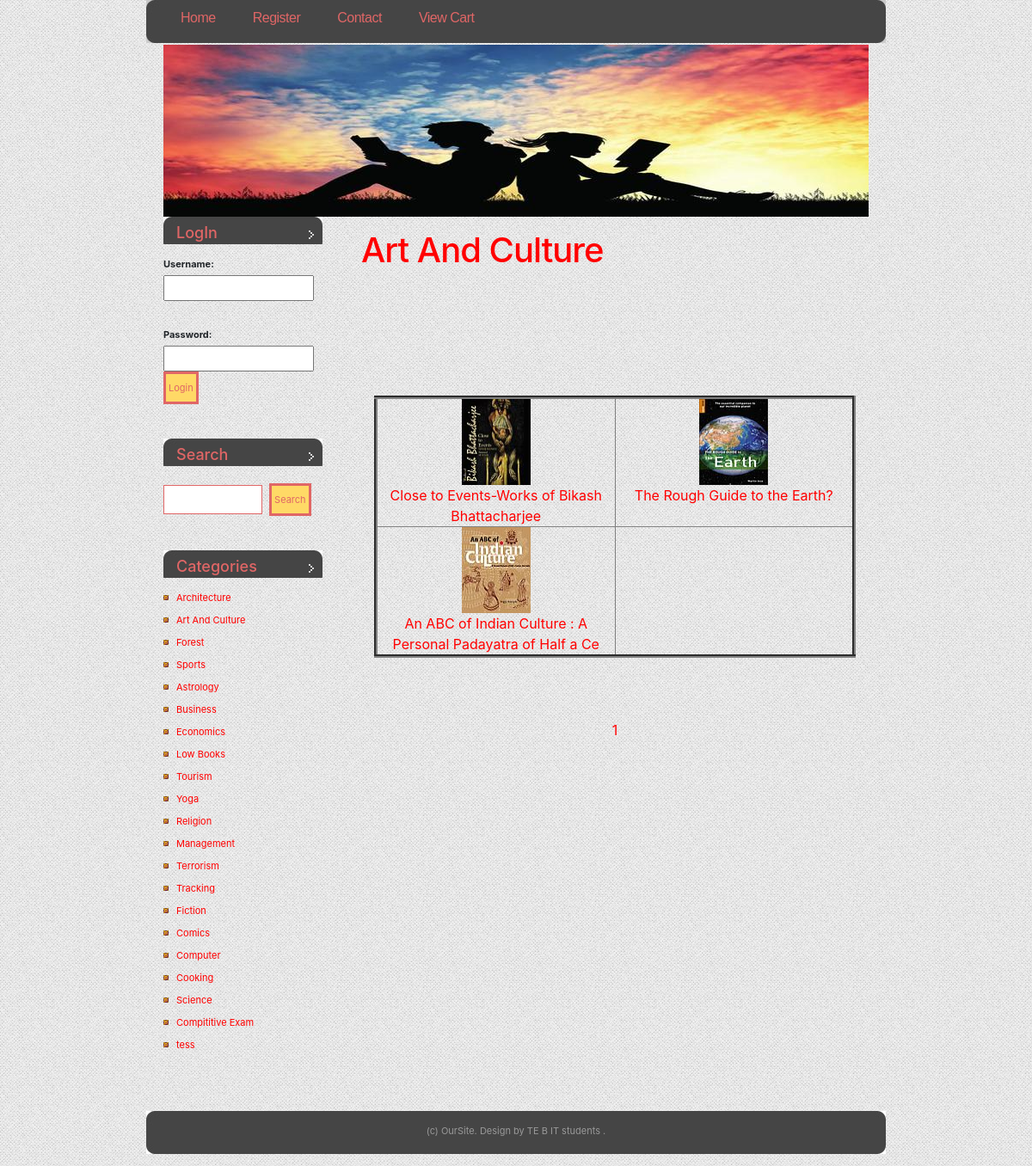
Page /booklist.php?subcatid=2&subcatnm=Art And Culture on the committed database.
### tables this page shows
CREATE TABLE `book` (
  `b_id` int(4) NOT NULL,
  `b_nm` varchar(60) NOT NULL,
  `b_subcat` varchar(25) NOT NULL,
  `b_desc` longtext NOT NULL,
  `b_publisher` varchar(40) NOT NULL,
  `b_edition` varchar(20) NOT NULL,
  `b_isbn` varchar(10) NOT NULL,
  `b_page` int(5) NOT NULL,
  `b_price` int(5) NOT NULL,
  `b_img` longtext NOT NULL,
  `b_pdf` longtext NOT NULL
);

CREATE TABLE `category` (
  `cat_id` int(4) NOT NULL,
  `cat_nm` varchar(30) NOT NULL
);

### includes/search.inc.php (the view, shortened to what this page needs)
<ul>
			<li id="login">
						<?php
						require('includes/config.php');
							if(isset($_SESSION['status']))
							{
								echo '<h2>Hello :  '.$_SESSION['unm'].'</h2>';
							}
							else
							{
								echo '<form action="process_login.php" method="POST">
										<h2>LogIn</h2>
											<b>Username:</b>
											<br><input type="text" name="usernm"><br>
											<br>
											<b>Password:</b>
											<br><input type="password" name="pwd">
											<input type="submit" id="x" value="Login" />
										</form>';
							}
						?>
			</li>
			<li id="search">
				<h2>Search</h2>
				<form method="GET" action="search_result.php">
					<fieldset>
					<input type="text" id="s" name="s" value="" />
					<input type="submit" id="x" value="Search" />
					</fieldset>
				</form>
			</li>
			<li>
				<h2>Categories</h2>
				<ul>
								<?php
										$query="select * from category ";
										$res=mysqli_query($conn,$query);
										while($row = mysqli_fetch_assoc($res))
											{
												echo '<li><a href="subcat.php?cat='.$row['cat_id'].'&catnm='.$row["cat_nm"].'">'.$row["cat_nm"].'</a></li>';
											}
								?>
				</ul>
			</li>
		</ul>

### booklist.php (shortened to what this page needs)
<?php
require('includes/config.php');
	$cat=$_GET['subcatid'];
	$totalq="select count(*) \"total\" from book where b_subcat='$cat'";
	$totalres=mysqli_query($conn,$totalq) or die("Can't Execute Query...");
	$totalrow=mysqli_fetch_assoc($totalres);
	$page_per_page=6;
	$page_total_rec=$totalrow['total'];
	$page_total_page=ceil($page_total_rec/$page_per_page);
	if(!isset($_GET['page']))
	{
		$page_current_page=1;
	}
	else
	{
		$page_current_page=$_GET['page'];
	}
?>
<!DOCTYPE html >
<html >
<head>
		<?php
			include("includes/head.inc.php");
		?>
</head>
<body>
				<div id="header">
					<div id="menu">
						<?php
							include("includes/menu.inc.php");
						?>
					</div>
				</div>
					<div id="logo">
					</div>
				<div id="page">
							<div id="content">
								<div class="post">
									<h1 class="title"><?php echo $_GET['subcatnm'];?></h1>
									<div class="entry">
										<table border="4" width="100%" >
											<br><br><br><br><br>
											<?php
												$k=($page_current_page-1)*$page_per_page;
												$query="select *from book where b_subcat='$cat' LIMIT ".$k .",".$page_per_page;
												$res=mysqli_query($conn,$query) or die("Can't Execute Query...");
												$count=0;
												while($row=mysqli_fetch_assoc($res))
												{
													if($count==0)
													{
														echo '<tr>';
													}
													echo '<td valign="top" width="20%" align="center">
														<a href="detail.php?id='.$row['b_id'].'&cat='.$_GET['subcatnm'].'">
														<img src="'.$row['b_img'].'" width="80" height="100">
														<br>'.$row['b_nm'].'</a>
													</td>';
													$count++;
													if($count==2)
													{
														echo '</tr>';
														$count=0;
													}
												}
											?>
										</table>
										<br><br><br>
										<center>
										<?php
											for($i=1;$i<=$page_total_page;$i++)
											{
												echo '&nbsp;&nbsp;<a href="booklist.php?subcatid='.$_GET['subcatid'].'&subcatnm='.$_GET['subcatnm'].'&page='.$i.'">'.$i.'</a>&nbsp;&nbsp;';
											}
										?>
										</center>
									</div>
								</div>
							</div>
							<div id="sidebar">
									<?php
										include("includes/search.inc.php");
									?>
							</div>
					<div style="clear: both;">&nbsp;</div>
				</div>
				<div id="footer">
							<?php
								include("includes/footer.inc.php");
							?>
				</div>
</body>
</html>

### default.css (style rules this page uses)
body { margin-top: 49px; padding: 0; background: url(images/img01.jpg) repeat-x left top; font-family: "Trebuchet MS", Arial, Helvetica, sans-serif; font-size: 13px; color: #333333; }
h1, h2, h3 { margin: 0; font-weight: normal; color: #FF0000; }
h1 { letter-spacing: -1px; font-size: 32px; }
h2 { font-size: 23px; }
p, ul, ol { margin: 0 0 2em 0; text-align: justify; line-height: 26px; font-size: 11px; }
a:link { color: #FF0000; }
img { border: none; }
form { margin: 0; padding: 0; }
fieldset { margin: 0; padding: 0; border: none; }
input, textarea, select { font-family: "Trebuchet MS", Arial, Helvetica, sans-serif; font-size: 13px; color: #333333; }
#header { width: 860px; height: 52px; margin: 0 auto; background: url(images/img02.jpg) no-repeat left top; }
#menu { float: left; width: 860px; height: 54px; }
#logo { width: 820px; height: 200px; margin: 0 auto; background: url(images/title_bg_820x200.jpg) no-repeat left top; }
#page { width: 850px; margin: 0 auto; }
#content { float: right; width: 620px; }
.post { padding: 15px 15px; }
.post .title { margin-bottom: 20px; padding-bottom: 5px; }
.post .entry { padding: 0 15px; }
#sidebar { float: left; width: 215px; }
#sidebar ul { margin: 0; padding: 0; list-style: none; }
#sidebar li { margin-bottom: 40px; padding: 0 15px; }
#sidebar li li { margin: 0; padding-left: 15px; background: url(images/img08.jpg) no-repeat left 50%; }
#sidebar h2 { height: 32px; padding: 8px 0 0 15px; margin-bottom: 10px; background: url(images/img07.jpg) no-repeat left top; font-size: 18px; color: #E06666; }
#search h2 { margin-bottom: 20px; }
#s { width: 115px; margin-right: 5px; padding: 3px; border: 1px solid #E06666; }
#x { padding: 3px; border: solid; background: #FFD966; font-size: 11px; color: #E06666; }
#footer { margin: 0 auto; height: 64px; min-height: 64px; padding: 0; }
html>body #footer { height: auto; }

### registration/demo.css (style rules this page uses)
body,div,dl,dt,dd,ul,ol,li,h1,h2,h3,h4,h5,h6,pre,form,fieldset,input,textarea,p,blockquote,th,td { margin:0; padding:0; }
html,body { margin:0; padding:0; height: 100%; }
table { border-collapse:collapse; border-spacing:0; }
img { border:0; }
ol,ul { list-style:none; }
h1,h2,h3,h4,h5,h6 { font-size:100%; font-weight:normal; }
body { font-family: Cambria, Palatino, "Palatino Linotype", "Palatino LT STD", Georgia, serif; background:url(images/bgnoise_lg.png); font-weight: 400; font-size: 15px; color: #3a2127; overflow-y: scroll; }
a { color: #333; text-decoration: none; }

### rows in the picture
book: b_img (picture), b_nm "Close to Events-Works of Bikash Bhattacharjee"
book: b_img (picture), b_nm "The Rough Guide to the Earth?"
book: b_img (picture), b_nm "An ABC of Indian Culture : A Personal Padayatra of Half a Ce"
category: cat_nm "Architecture"
category: cat_nm "Art And Culture"
category: cat_nm "Forest"
category: cat_nm "Sports"
category: cat_nm "Astrology"
category: cat_nm "Business"
category: cat_nm "Economics"
category: cat_nm "Low Books"
category: cat_nm "Tourism"
category: cat_nm "Yoga"
category: cat_nm "Religion"
category: cat_nm "Management"
category: cat_nm "Terrorism"
category: cat_nm "Tracking"
category: cat_nm "Fiction"
category: cat_nm "Comics"
category: cat_nm "Computer"
category: cat_nm "Cooking"
category: cat_nm "Science"
category: cat_nm "Compititive Exam"
category: cat_nm "tess"

### other values in the picture
$_GET['subcatnm'] "Art And Culture"
